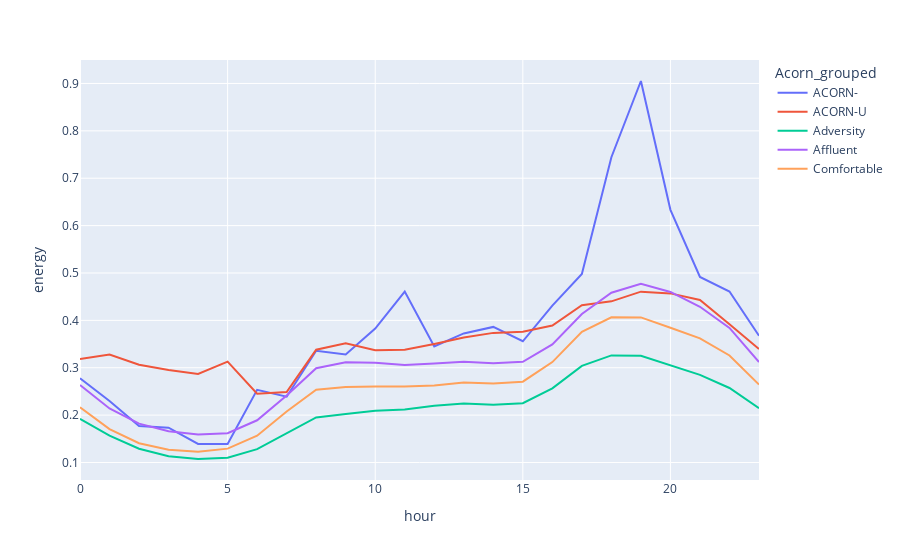

Notebook code for this chart:
### Code cell
var = 'Acorn_grouped'
d = data.groupby([var, 'hour'])['energy'].mean().reset_index()
fig = px.line(d, x="hour", y="energy", color=var)
fig.show()

### Figure 1 — Plotly figure (JSON) as saved in the notebook; plotly's stock layout.template omitted (floating-point values rounded to 4 significant figures)
{"data": [{"hoverlabel": {"namelength": 0}, "hovertemplate": "Acorn_grouped=ACORN-<br>hour=%{x}<br>energy=%{y}", "legendgroup": "ACORN-", "line": {"color": "#636efa", "dash": "solid"}, "mode": "lines", "name": "ACORN-", "showlegend": true, "type": "scatter", "x": [0, 1, 2, 3, 4, 5, 6, 7, 8, 9, 10, 11, 12, 13, 14, 15, 16, 17, 18, 19, 20, 21, 22, 23], "xaxis": "x", "y": [0.2777, 0.2299, 0.1771, 0.1734, 0.1391, 0.1393, 0.2534, 0.2388, 0.3358, 0.3279, 0.3826, 0.4608, 0.3448, 0.3724, 0.3862, 0.3559, 0.4312, 0.4979, 0.7444, 0.9052, 0.6333, 0.4917, 0.4609, 0.3674], "yaxis": "y"}, {"hoverlabel": {"namelength": 0}, "hovertemplate": "Acorn_grouped=ACORN-U<br>hour=%{x}<br>energy=%{y}", "legendgroup": "ACORN-U", "line": {"color": "#EF553B", "dash": "solid"}, "mode": "lines", "name": "ACORN-U", "showlegend": true, "type": "scatter", "x": [0, 1, 2, 3, 4, 5, 6, 7, 8, 9, 10, 11, 12, 13, 14, 15, 16, 17, 18, 19, 20, 21, 22, 23], "xaxis": "x", "y": [0.3187, 0.3279, 0.3065, 0.2951, 0.2869, 0.3129, 0.2451, 0.2486, 0.338, 0.3514, 0.3371, 0.3381, 0.3503, 0.3636, 0.3736, 0.3761, 0.3892, 0.432, 0.4402, 0.4606, 0.457, 0.443, 0.392, 0.3397], "yaxis": "y"}, {"hoverlabel": {"namelength": 0}, "hovertemplate": "Acorn_grouped=Adversity<br>hour=%{x}<br>energy=%{y}", "legendgroup": "Adversity", "line": {"color": "#00cc96", "dash": "solid"}, "mode": "lines", "name": "Adversity", "showlegend": true, "type": "scatter", "x": [0, 1, 2, 3, 4, 5, 6, 7, 8, 9, 10, 11, 12, 13, 14, 15, 16, 17, 18, 19, 20, 21, 22, 23], "xaxis": "x", "y": [0.1921, 0.1567, 0.1292, 0.1131, 0.1074, 0.11, 0.1282, 0.1608, 0.1951, 0.2023, 0.2093, 0.2118, 0.22, 0.2243, 0.2218, 0.2252, 0.2565, 0.3039, 0.326, 0.3253, 0.3049, 0.285, 0.2572, 0.2146], "yaxis": "y"}, {"hoverlabel": {"namelength": 0}, "hovertemplate": "Acorn_grouped=Affluent<br>hour=%{x}<br>energy=%{y}", "legendgroup": "Affluent", "line": {"color": "#ab63fa", "dash": "solid"}, "mode": "lines", "name": "Affluent", "showlegend": true, "type": "scatter", "x": [0, 1, 2, 3, 4, 5, 6, 7, 8, 9, 10, 11, 12, 13, 14, 15, 16, 17, 18, 19, 20, 21, 22, 23], "xaxis": "x", "y": [0.2634, 0.214, 0.1819, 0.1658, 0.1591, 0.162, 0.1891, 0.2412, 0.2991, 0.3117, 0.3103, 0.306, 0.309, 0.3128, 0.3094, 0.3125, 0.3493, 0.4134, 0.4583, 0.4771, 0.46, 0.4287, 0.384, 0.3121], "yaxis": "y"}, {"hoverlabel": {"namelength": 0}, "hovertemplate": "Acorn_grouped=Comfortable<br>hour=%{x}<br>energy=%{y}", "legendgroup": "Comfortable", "line": {"color": "#FFA15A", "dash": "solid"}, "mode": "lines", "name": "Comfortable", "showlegend": true, "type": "scatter", "x": [0, 1, 2, 3, 4, 5, 6, 7, 8, 9, 10, 11, 12, 13, 14, 15, 16, 17, 18, 19, 20, 21, 22, 23], "xaxis": "x", "y": [0.2165, 0.1705, 0.1408, 0.1269, 0.1228, 0.1293, 0.1565, 0.2077, 0.2537, 0.2595, 0.2602, 0.2604, 0.2626, 0.2687, 0.2666, 0.2706, 0.3119, 0.3757, 0.4064, 0.4062, 0.3845, 0.3619, 0.3259, 0.2644], "yaxis": "y"}], "layout": {"legend": {"title": {"text": "Acorn_grouped"}, "tracegroupgap": 0}, "margin": {"t": 60}, "xaxis": {"anchor": "y", "domain": [0, 1], "title": {"text": "hour"}}, "yaxis": {"anchor": "x", "domain": [0, 1], "title": {"text": "energy"}}}}
